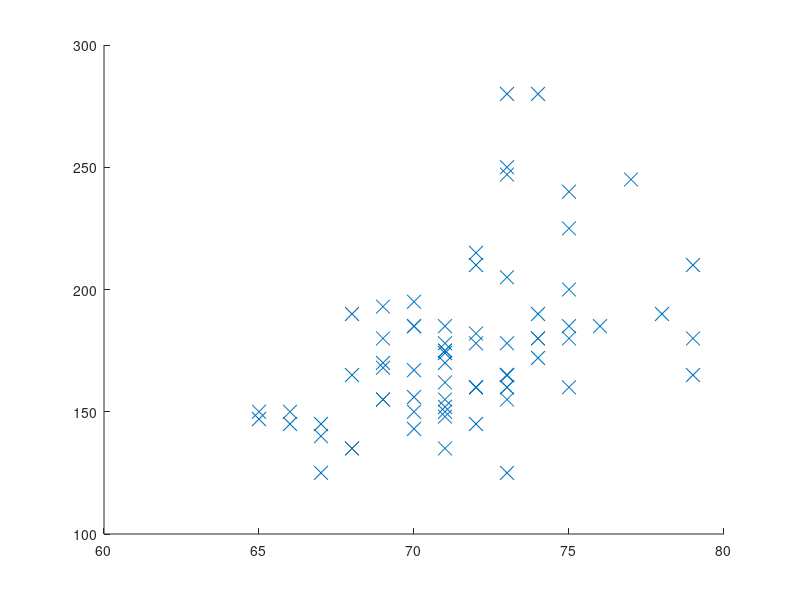

Here is the MATLAB script that generated this plot: (Note: this script raises an error after producing the figure.)
%% Linear/ quadratic discriminant analysis for Height Weight data

rawdata = dlmread('heightWeightDataSimple.txt'); % comma delimited file
data.Y = rawdata(:,1); % 1=male, 2=female
data.X = [rawdata(:,2) rawdata(:,3)]; % height, weight
maleNdx = find(data.Y == 1);
femaleNdx = find(data.Y == 2);
classNdx = {maleNdx, femaleNdx};

% Plot class conditional densities 
for tied=[false true]
  figure;
  colors = 'br';
  sym = 'xo';
  styles = {'bx', 'ro'};
  for c=1:2
    X = data.X(classNdx{c},:);
    % fit Gaussian
    mu{c}= mean(X);
    if tied
      Sigma{c} = cov(data.X); % all classes
    else
      Sigma{c} = cov(X); % class-specific
    end
    str = sprintf('%s%s', sym(c), colors(c));
    % Plot data and model
    h=scatter(X(:,1), X(:,2), 100, str); %set(h, 'markersize', 10);
    hold on;
    [x,y] = meshgrid(linspace(50,80,100), linspace(80,280,100));
    [m,n]=size(x);
    X = [reshape(x, n*m, 1) reshape(y, n*m, 1)];
    g{c} = reshape(gausspdf(X, mu{c}(:)', Sigma{c}), [m n]);
    contour(x,y,g{c}, colors(c));
  end
  xlabel('height'); ylabel('weight')
  % Draw decision boundary
  for c=1:2
    [cc,hh]=contour(x,y,g{1}-g{2},[0 0], '-k');
    set(hh,'linewidth',3);
  end
  if tied
    title('tied covariance')
    printPmtkFigure(sprintf('heightWeightLDA'))
  else
    title('class-specific covariance')
    printPmtkFigure(sprintf('heightWeightQDA'))
  end
end
